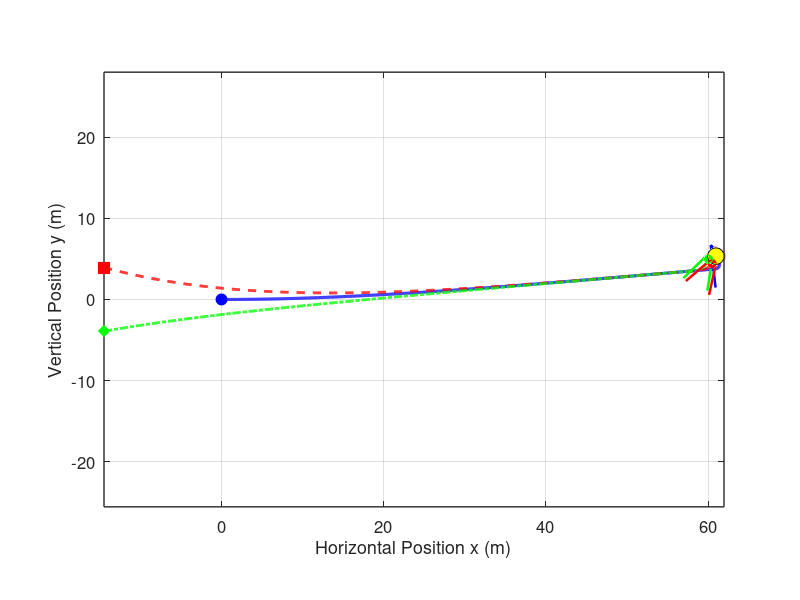

Here is the MATLAB script that generated this plot: (Note: this script raises an error after producing the figure.)
% pair_pursuit.m
% Part 2: Cooperative Pair Hunting (Pure Pursuit + Lead Pursuit Pincer)
clear; clc; close all;
addpath(fileparts(mfilename('fullpath')));

%% 1. Model Parameters
v_p = 60 / 3.6;          % Pursuer speed (16.67 m/s)
v_e = 50 / 3.6;          % Evader speed (13.89 m/s)
R_p = 1.5;               % Pursuer min turning radius (m)
R_e = 0.5;               % Evader min turning radius (m)

w_p_max = v_p / R_p;     % Max angular velocity of pursuer (11.11 rad/s)
w_e_max = v_e / R_e;     % Max angular velocity of evader (27.78 rad/s)

l_cap = 1.0;             % Capture radius (m)
r_det = 25.0;            % Initial detection distance (m) [15, 50]
r_jink = 2.5;            % Critical jink distance (m)
tau_max = 0.6;           % Max look-ahead time for P2 lead pursuit (s)
T_max = 15.0;            % Raptor stamina limit (s)
dt = 0.005;              % Time step (s)
N = round(T_max / dt);
start_distances = [15, 20, 25, 30, 35];
flank_angles = deg2rad([15, 20, 25, 30, 35]);
strategy_root = fileparts(fileparts(mfilename('fullpath')));
plot_folder = fullfile(strategy_root, 'plots', 'normal');
animation_folder = fullfile(strategy_root, 'animations', 'normal');
if ~exist(plot_folder, 'dir')
    mkdir(plot_folder);
end
if ~exist(animation_folder, 'dir')
    mkdir(animation_folder);
end
final_capture_times = zeros(1, numel(start_distances));

for scenario = 1:5
r_det = start_distances(scenario);
%% 2. Initial Conditions (t = 0)
alpha = flank_angles(scenario);

% Preallocate state arrays
x_E  = zeros(1, N); y_E  = zeros(1, N); theta_E  = zeros(1, N);
x_P1 = zeros(1, N); y_P1 = zeros(1, N); theta_P1 = zeros(1, N);
x_P2 = zeros(1, N); y_P2 = zeros(1, N); theta_P2 = zeros(1, N);
d1 = zeros(1, N); d2 = zeros(1, N);
t_vec = (0:N-1) * dt;

% Evader starts at origin facing +x
x_E(1) = 0; y_E(1) = 0; theta_E(1) = 0;

% Pursuer 1 (Top/Left Flank) & Pursuer 2 (Bottom/Right Flank)
x_P1(1) = -r_det * cos(alpha);  y_P1(1) =  r_det * sin(alpha);  theta_P1(1) = 0;
x_P2(1) = -r_det * cos(-alpha); y_P2(1) =  r_det * sin(-alpha); theta_P2(1) = 0;

captured = false;
end_idx = N;
is_jinking = false;
theta_target = 0;
optimal_angle = deg2rad(110);

%% 3. Time-Stepping Simulation Loop (Forward Euler)
for k = 1:N-1
    d1(k) = hypot(x_E(k) - x_P1(k), y_E(k) - y_P1(k));
    d2(k) = hypot(x_E(k) - x_P2(k), y_E(k) - y_P2(k));
    
    if min(d1(k), d2(k)) <= l_cap
        captured = true;
        end_idx = k;
        break;
    end
    
    % --- Pursuer 1 Control: Pure Pursuit (Direct Line-of-Sight) ---
    theta_LOS1 = atan2(y_E(k) - y_P1(k), x_E(k) - x_P1(k));
    dtheta_P1 = atan2(sin(theta_LOS1 - theta_P1(k)), cos(theta_LOS1 - theta_P1(k)));
    if abs(dtheta_P1) <= w_p_max * dt
        w_P1 = dtheta_P1 / dt;
    else
        w_P1 = w_p_max * sign(dtheta_P1);
    end
    
    % --- Pursuer 2 Control: Cooperative Lead Pursuit ---
    tau = min(tau_max, d2(k) / v_p);
    x_lead = x_E(k) + tau * v_e * cos(theta_E(k));
    y_lead = y_E(k) + tau * v_e * sin(theta_E(k));
    
    theta_LOS2 = atan2(y_lead - y_P2(k), x_lead - x_P2(k));
    dtheta_P2 = atan2(sin(theta_LOS2 - theta_P2(k)), cos(theta_LOS2 - theta_P2(k)));
    if abs(dtheta_P2) <= w_p_max * dt
        w_P2 = dtheta_P2 / dt;
    else
        w_P2 = w_p_max * sign(dtheta_P2);
    end
    
    % --- Evader Control: Inside Cut with Reset ---
    if is_jinking && min(d1(k), d2(k)) > r_jink + 1.5
        is_jinking = false;
    end

    if ~is_jinking && (d1(k) <= r_jink || d2(k) <= r_jink)
        is_jinking = true;
        if d1(k) <= d2(k)
            theta_target = theta_LOS1 + optimal_angle;
        else
            theta_target = theta_LOS2 - optimal_angle;
        end
    end

    if is_jinking
        dtheta_E = atan2(sin(theta_target - theta_E(k)), ...
            cos(theta_target - theta_E(k)));
        if abs(dtheta_E) <= w_e_max * dt
            w_E = dtheta_E / dt;
        else
            w_E = w_e_max * sign(dtheta_E);
        end
    else
        vx_threat = (x_E(k) - x_P1(k))/d1(k) + (x_E(k) - x_P2(k))/d2(k);
        vy_threat = (y_E(k) - y_P1(k))/d1(k) + (y_E(k) - y_P2(k))/d2(k);
        theta_flee = atan2(vy_threat, vx_threat);
        dtheta_E = atan2(sin(theta_flee - theta_E(k)), cos(theta_flee - theta_E(k)));
        if abs(dtheta_E) <= w_e_max * dt
            w_E = dtheta_E / dt;
        else
            w_E = w_e_max * sign(dtheta_E);
        end
    end
    
    % --- Euler Kinematic Updates ---
    x_P1(k+1) = x_P1(k) + v_p * cos(theta_P1(k)) * dt;
    y_P1(k+1) = y_P1(k) + v_p * sin(theta_P1(k)) * dt;
    theta_P1(k+1) = theta_P1(k) + w_P1 * dt;
    
    x_P2(k+1) = x_P2(k) + v_p * cos(theta_P2(k)) * dt;
    y_P2(k+1) = y_P2(k) + v_p * sin(theta_P2(k)) * dt;
    theta_P2(k+1) = theta_P2(k) + w_P2 * dt;
    
    x_E(k+1) = x_E(k) + v_e * cos(theta_E(k)) * dt;
    y_E(k+1) = y_E(k) + v_e * sin(theta_E(k)) * dt;
    theta_E(k+1) = theta_E(k) + w_E * dt;
end

d1(end_idx) = hypot(x_E(end_idx) - x_P1(end_idx), y_E(end_idx) - y_P1(end_idx));
d2(end_idx) = hypot(x_E(end_idx) - x_P2(end_idx), y_E(end_idx) - y_P2(end_idx));
final_capture_times(scenario) = t_vec(end_idx);

%% 4. Figure 1: Combined 2D Trajectory Plot (All 3 Players on Same Axis)
figure('Color', 'w', 'Position', [80, 80, 1050, 700]);
hold on; grid on; axis equal;

% Plot all 3 trajectories on the same axis
plot(x_E(1:end_idx),  y_E(1:end_idx),  'b-',  'LineWidth', 2.2, 'DisplayName', 'Evader (E)');
plot(x_P1(1:end_idx), y_P1(1:end_idx), 'r--', 'LineWidth', 2.0, 'DisplayName', 'Raptor 1 (P_1 - Pure Pursuit)');
plot(x_P2(1:end_idx), y_P2(1:end_idx), 'g-.', 'LineWidth', 2.0, 'DisplayName', 'Raptor 2 (P_2 - Lead Pursuit)');

% Plot Start Positions (t = 0)
plot(x_E(1),  y_E(1),  'bo', 'MarkerSize', 8, 'MarkerFaceColor', 'b', 'HandleVisibility', 'off');
plot(x_P1(1), y_P1(1), 'rs', 'MarkerSize', 8, 'MarkerFaceColor', 'r', 'HandleVisibility', 'off');
plot(x_P2(1), y_P2(1), 'gd', 'MarkerSize', 8, 'MarkerFaceColor', 'g', 'HandleVisibility', 'off');

% Plot Final/Capture Positions
plot(x_E(end_idx),  y_E(end_idx),  'ko', 'MarkerSize', 12, ...
    'MarkerFaceColor', 'y', 'DisplayName', 'Capture Point');
plot(x_P1(end_idx), y_P1(end_idx), 'ro', 'MarkerSize', 6, 'MarkerFaceColor', 'r', 'HandleVisibility', 'off');
plot(x_P2(end_idx), y_P2(end_idx), 'go', 'MarkerSize', 6, 'MarkerFaceColor', 'g', 'HandleVisibility', 'off');

% Plot Capture Radius Circle around Evader's Final Position
th_circ = linspace(0, 2*pi, 100);
plot(x_E(end_idx) + l_cap*cos(th_circ), y_E(end_idx) + l_cap*sin(th_circ), ...
    'm--', 'LineWidth', 2.2, 'DisplayName', 'Capture Radius (1.0 m)');

% Show each player's final heading as a single colored arrow.
quiver(x_E(end_idx), y_E(end_idx), cos(theta_E(end_idx)), sin(theta_E(end_idx)), ...
    1.5, 'b', 'LineWidth', 1.8, 'MaxHeadSize', 2, 'HandleVisibility', 'off');
quiver(x_P1(end_idx), y_P1(end_idx), cos(theta_P1(end_idx)), sin(theta_P1(end_idx)), ...
    1.5, 'r', 'LineWidth', 1.8, 'MaxHeadSize', 2, 'HandleVisibility', 'off');
quiver(x_P2(end_idx), y_P2(end_idx), cos(theta_P2(end_idx)), sin(theta_P2(end_idx)), ...
    1.5, 'g', 'LineWidth', 1.8, 'MaxHeadSize', 2, 'HandleVisibility', 'off');

set(gca, 'FontSize', 12, 'LineWidth', 1.0, 'Box', 'on');
xlabel('Horizontal Position x (m)', 'FontSize', 13);
ylabel('Vertical Position y (m)', 'FontSize', 13);
title(sprintf('Part 2: Pair Hunting Trajectories (r_{det} = %.0f m, t_{final} = %.2f s, Min Dist = %.2f m)', ...
    r_det, t_vec(end_idx), min([d1(1:end_idx), d2(1:end_idx)], [], 'all')), 'FontSize', 14);
legend('Location', 'best');
exportgraphics(gcf, fullfile(plot_folder, sprintf('scenario_%d_trajectory.png', scenario)), 'Resolution', 200);
create_trajectory_animation_2(t_vec(1:end_idx), x_E(1:end_idx), y_E(1:end_idx), ...
    theta_E(1:end_idx), x_P1(1:end_idx), y_P1(1:end_idx), theta_P1(1:end_idx), ...
    x_P2(1:end_idx), y_P2(1:end_idx), theta_P2(1:end_idx), r_det, l_cap, ...
    fullfile(animation_folder, sprintf('scenario_%d.mp4', scenario)));

%% 5. Figure 2: Separation Distance Plot
figure('Color', 'w', 'Position', [180, 120, 850, 550]);
hold on; grid on;
plot(t_vec(1:end_idx), d1(1:end_idx), 'r-', 'LineWidth', 1.8, 'DisplayName', 'd_1(t) (Raptor 1)');
plot(t_vec(1:end_idx), d2(1:end_idx), 'g-', 'LineWidth', 1.8, 'DisplayName', 'd_2(t) (Raptor 2)');
yline(l_cap, 'k--', 'Capture Threshold (l = 1.0 m)', 'LineWidth', 1.5, 'HandleVisibility', 'off');
set(gca, 'FontSize', 12, 'LineWidth', 1.0, 'Box', 'on');
xlabel('Time t (s)', 'FontSize', 13);
ylabel('Distance to Prey (m)', 'FontSize', 13);
title(sprintf('Part 2: Pair Separation Distances vs. Time (t_{final} = %.2f s)', ...
    final_capture_times(scenario)), 'FontSize', 14);
legend('Location', 'southoutside', 'NumColumns', 2);
exportgraphics(gcf, fullfile(plot_folder, sprintf('scenario_%d_separation.png', scenario)), 'Resolution', 200);
close all;
end

%% 6. Jink-Distance Sweep: Capture Time Histogram
jink_distances = 1.0:0.25:8.0;
capture_times = zeros(5, numel(jink_distances));

for scenario = 1:5
    for j = 1:numel(jink_distances)
        capture_times(scenario, j) = simulate_capture_time( ...
            start_distances(scenario), flank_angles(scenario), ...
            jink_distances(j), v_p, v_e, R_p, R_e, l_cap, ...
            tau_max, T_max, dt);
    end
end

figure('Color', 'w', 'Position', [80, 80, 1200, 850]);
for scenario = 1:5
    subplot(3, 2, scenario);
    bar(jink_distances, capture_times(scenario, :), 1.0, ...
        'FaceColor', [0.25, 0.65, 0.35], 'EdgeColor', 'none');
    hold on; grid on;

    [max_capture_time, max_idx] = max(capture_times(scenario, :));
    plot(jink_distances(max_idx), max_capture_time, 'r^', ...
        'MarkerSize', 9, 'MarkerFaceColor', 'r');
    xline(jink_distances(max_idx), 'r--', 'LineWidth', 1.2);

    xlabel('Jink distance (m)');
    ylabel('Capture time (s)');
    title(sprintf('Scenario %d (r_{det} = %.0f m, t_{final} = %.2f s)', ...
        scenario, start_distances(scenario), final_capture_times(scenario)));
    legend('Capture time', sprintf('Maximum: %.2f m', jink_distances(max_idx)), ...
        'Location', 'best');
    set(gca, 'FontSize', 10, 'Box', 'on');
end

sgtitle('Strategy 2: Capture Time for a Range of Jink Distances (final times shown per scenario)');
exportgraphics(gcf, fullfile(plot_folder, 'jink_distance_capture_time.png'), ...
    'Resolution', 200);
close all;

fprintf('Strategy 2 maximum capture times by scenario:\n');
for scenario = 1:5
    [max_capture_time, max_idx] = max(capture_times(scenario, :));
    fprintf('  Scenario %d: %.2f m jink distance -> %.2f s capture time\n', ...
        scenario, jink_distances(max_idx), max_capture_time);
end

%% 7. Jink-Angle Sweep: Capture Time Histogram
angle_offsets = deg2rad(0:5:180);
angle_capture_times = zeros(5, numel(angle_offsets));

for scenario = 1:5
    for j = 1:numel(angle_offsets)
        angle_capture_times(scenario, j) = simulate_capture_time_angle( ...
            start_distances(scenario), flank_angles(scenario), r_jink, ...
            angle_offsets(j), v_p, v_e, R_p, R_e, l_cap, tau_max, ...
            T_max, dt);
    end
end

figure('Color', 'w', 'Position', [80, 80, 1200, 850]);
for scenario = 1:5
    subplot(3, 2, scenario);
    bar(rad2deg(angle_offsets), angle_capture_times(scenario, :), 1.0, ...
        'FaceColor', [0.75, 0.45, 0.20], 'EdgeColor', 'none');
    hold on; grid on;

    [max_capture_time, max_idx] = max(angle_capture_times(scenario, :));
    plot(rad2deg(angle_offsets(max_idx)), max_capture_time, 'r^', ...
        'MarkerSize', 9, 'MarkerFaceColor', 'r');
    xline(rad2deg(angle_offsets(max_idx)), 'r--', 'LineWidth', 1.2);

    xlabel('Jink angle offset (degrees)');
    ylabel('Capture time (s)');
    title(sprintf('Scenario %d (r_{det} = %.0f m, t_{final} = %.2f s)', ...
        scenario, start_distances(scenario), final_capture_times(scenario)));
    legend('Capture time', sprintf('Maximum: %.0f deg', ...
        rad2deg(angle_offsets(max_idx))), 'Location', 'best');
    set(gca, 'FontSize', 10, 'Box', 'on');
end

sgtitle(sprintf('Strategy 2: Capture Time by Jink Angle (r_{jink} = %.1f m)', ...
    r_jink));
exportgraphics(gcf, fullfile(plot_folder, 'jink_angle_capture_time.png'), ...
    'Resolution', 200);
close all;

fprintf('Strategy 2 maximum capture angles by scenario:\n');
for scenario = 1:5
    [max_capture_time, max_idx] = max(angle_capture_times(scenario, :));
    fprintf('  Scenario %d: %.0f degree angle -> %.2f s capture time\n', ...
        scenario, rad2deg(angle_offsets(max_idx)), max_capture_time);
end

function capture_time = simulate_capture_time(r_det, alpha, r_jink, ...
    v_p, v_e, R_p, R_e, l_cap, tau_max, T_max, dt)
    w_p_max = v_p / R_p;
    w_e_max = v_e / R_e;
    N = round(T_max / dt);

    x_E = 0;
    y_E = 0;
    theta_E = 0;
    x_P1 = -r_det * cos(alpha);
    y_P1 = r_det * sin(alpha);
    theta_P1 = 0;
    x_P2 = -r_det * cos(-alpha);
    y_P2 = r_det * sin(-alpha);
    theta_P2 = 0;
    capture_time = T_max;
    is_jinking = false;
    theta_target = 0;
    optimal_angle = deg2rad(110);

    for k = 1:N-1
        d1 = hypot(x_E - x_P1, y_E - y_P1);
        d2 = hypot(x_E - x_P2, y_E - y_P2);
        if min(d1, d2) <= l_cap
            capture_time = (k - 1) * dt;
            return;
        end

        theta_LOS1 = atan2(y_E - y_P1, x_E - x_P1);
        dtheta_P1 = atan2(sin(theta_LOS1 - theta_P1), ...
            cos(theta_LOS1 - theta_P1));
        if abs(dtheta_P1) <= w_p_max * dt
            w_P1 = dtheta_P1 / dt;
        else
            w_P1 = w_p_max * sign(dtheta_P1);
        end

        tau = min(tau_max, d2 / v_p);
        x_lead = x_E + tau * v_e * cos(theta_E);
        y_lead = y_E + tau * v_e * sin(theta_E);
        theta_LOS2 = atan2(y_lead - y_P2, x_lead - x_P2);
        dtheta_P2 = atan2(sin(theta_LOS2 - theta_P2), ...
            cos(theta_LOS2 - theta_P2));
        if abs(dtheta_P2) <= w_p_max * dt
            w_P2 = dtheta_P2 / dt;
        else
            w_P2 = w_p_max * sign(dtheta_P2);
        end

        if is_jinking && min(d1, d2) > r_jink + 1.5
            is_jinking = false;
        end

        if ~is_jinking && (d1 <= r_jink || d2 <= r_jink)
            is_jinking = true;
            if d1 <= d2
                theta_target = theta_LOS1 + optimal_angle;
            else
                theta_target = theta_LOS2 - optimal_angle;
            end
        end

        if is_jinking
            dtheta_E = atan2(sin(theta_target - theta_E), ...
                cos(theta_target - theta_E));
            if abs(dtheta_E) <= w_e_max * dt
                w_E = dtheta_E / dt;
            else
                w_E = w_e_max * sign(dtheta_E);
            end
        else
            vx_threat = (x_E - x_P1) / d1 + (x_E - x_P2) / d2;
            vy_threat = (y_E - y_P1) / d1 + (y_E - y_P2) / d2;
            theta_flee = atan2(vy_threat, vx_threat);
            dtheta_E = atan2(sin(theta_flee - theta_E), ...
                cos(theta_flee - theta_E));
            if abs(dtheta_E) <= w_e_max * dt
                w_E = dtheta_E / dt;
            else
                w_E = w_e_max * sign(dtheta_E);
            end
        end

        x_P1 = x_P1 + v_p * cos(theta_P1) * dt;
        y_P1 = y_P1 + v_p * sin(theta_P1) * dt;
        theta_P1 = theta_P1 + w_P1 * dt;
        x_P2 = x_P2 + v_p * cos(theta_P2) * dt;
        y_P2 = y_P2 + v_p * sin(theta_P2) * dt;
        theta_P2 = theta_P2 + w_P2 * dt;
        x_E = x_E + v_e * cos(theta_E) * dt;
        y_E = y_E + v_e * sin(theta_E) * dt;
        theta_E = theta_E + w_E * dt;
    end
end

function capture_time = simulate_capture_time_angle(r_det, alpha, r_jink, ...
    angle_offset, v_p, v_e, R_p, R_e, l_cap, tau_max, T_max, dt)
    w_p_max = v_p / R_p;
    w_e_max = v_e / R_e;
    N = round(T_max / dt);

    x_E = 0;
    y_E = 0;
    theta_E = 0;
    x_P1 = -r_det * cos(alpha);
    y_P1 = r_det * sin(alpha);
    theta_P1 = 0;
    x_P2 = -r_det * cos(-alpha);
    y_P2 = r_det * sin(-alpha);
    theta_P2 = 0;
    capture_time = T_max;
    is_jinking = false;
    theta_target = 0;

    for k = 1:N-1
        d1 = hypot(x_E - x_P1, y_E - y_P1);
        d2 = hypot(x_E - x_P2, y_E - y_P2);
        if min(d1, d2) <= l_cap
            capture_time = (k - 1) * dt;
            return;
        end

        theta_LOS1 = atan2(y_E - y_P1, x_E - x_P1);
        dtheta_P1 = atan2(sin(theta_LOS1 - theta_P1), ...
            cos(theta_LOS1 - theta_P1));
        if abs(dtheta_P1) <= w_p_max * dt
            w_P1 = dtheta_P1 / dt;
        else
            w_P1 = w_p_max * sign(dtheta_P1);
        end

        tau = min(tau_max, d2 / v_p);
        x_lead = x_E + tau * v_e * cos(theta_E);
        y_lead = y_E + tau * v_e * sin(theta_E);
        theta_LOS2 = atan2(y_lead - y_P2, x_lead - x_P2);
        dtheta_P2 = atan2(sin(theta_LOS2 - theta_P2), ...
            cos(theta_LOS2 - theta_P2));
        if abs(dtheta_P2) <= w_p_max * dt
            w_P2 = dtheta_P2 / dt;
        else
            w_P2 = w_p_max * sign(dtheta_P2);
        end

        if is_jinking && min(d1, d2) > r_jink + 1.5
            is_jinking = false;
        end

        if ~is_jinking && (d1 <= r_jink || d2 <= r_jink)
            is_jinking = true;
            if d1 <= d2
                theta_target = theta_LOS1 + angle_offset;
            else
                theta_target = theta_LOS2 - angle_offset;
            end
        end

        if is_jinking
            dtheta_E = atan2(sin(theta_target - theta_E), ...
                cos(theta_target - theta_E));
            if abs(dtheta_E) <= w_e_max * dt
                w_E = dtheta_E / dt;
            else
                w_E = w_e_max * sign(dtheta_E);
            end
        else
            vx_threat = (x_E - x_P1) / d1 + (x_E - x_P2) / d2;
            vy_threat = (y_E - y_P1) / d1 + (y_E - y_P2) / d2;
            theta_flee = atan2(vy_threat, vx_threat);
            dtheta_E = atan2(sin(theta_flee - theta_E), ...
                cos(theta_flee - theta_E));
            if abs(dtheta_E) <= w_e_max * dt
                w_E = dtheta_E / dt;
            else
                w_E = w_e_max * sign(dtheta_E);
            end
        end

        x_P1 = x_P1 + v_p * cos(theta_P1) * dt;
        y_P1 = y_P1 + v_p * sin(theta_P1) * dt;
        theta_P1 = theta_P1 + w_P1 * dt;
        x_P2 = x_P2 + v_p * cos(theta_P2) * dt;
        y_P2 = y_P2 + v_p * sin(theta_P2) * dt;
        theta_P2 = theta_P2 + w_P2 * dt;
        x_E = x_E + v_e * cos(theta_E) * dt;
        y_E = y_E + v_e * sin(theta_E) * dt;
        theta_E = theta_E + w_E * dt;
    end
end
